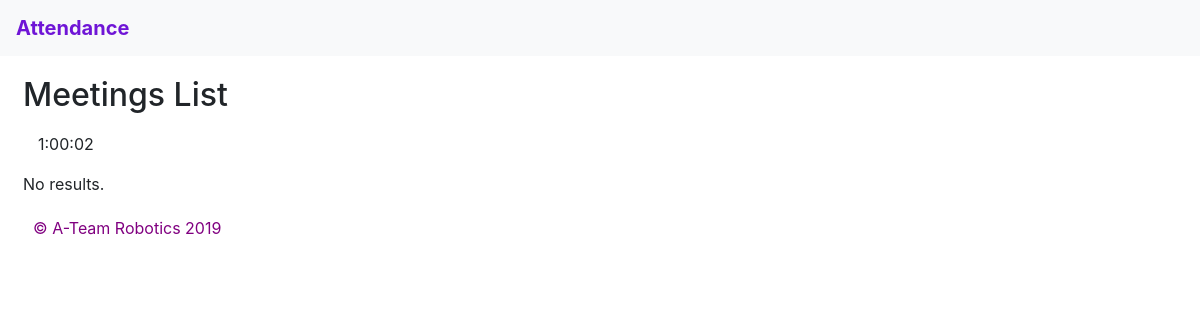
/viewMeetings.php, run on an earlier commit of the app's database.
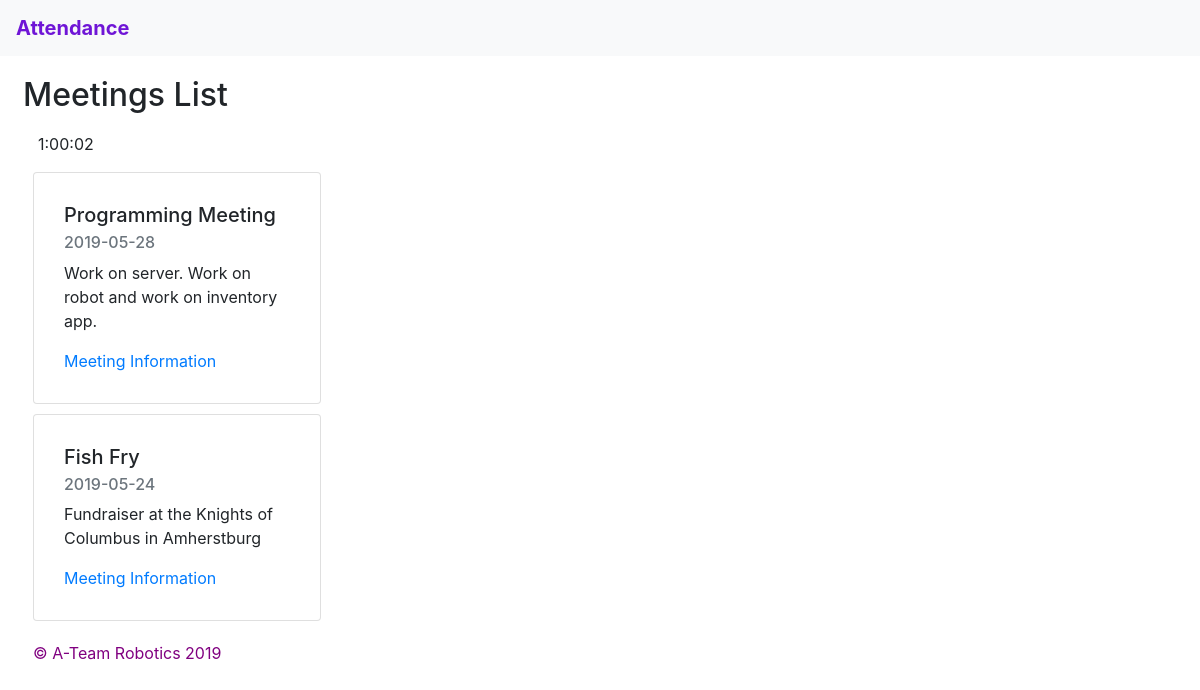
And on a later commit of the database.
### tables this page shows
CREATE TABLE `meeting_dates` (
  `id` int(12) NOT NULL,
  `title` varchar(255) NOT NULL,
  `description` text NOT NULL,
  `date` date NOT NULL,
  `timeStart` time NOT NULL,
  `timeEnd` time NOT NULL,
  `link` varchar(500) NOT NULL
);

### viewMeetings.php (the view, shortened to what this page needs)
<?php include('include/database.php');
 $meetings ="SELECT * FROM meeting_dates ORDER by date DESC";
 $meetingsResults = $mysqli->query($meetings) or die($mysqli->error.__LINE__);
?>
<!DOCTYPE html>
<html>
<head>
    <link href="./css/main.css" rel="stylesheet">
    <link href="./css/custom.css" rel="stylesheet">
</head>
<body onload="startTime()">
<body>
	<nav class="navbar navbar-dark fixed-top bg-light">
	<a class="navbar-brand" href="index.php" style="color:rgb(111, 21, 214); font-weight: bold;">Attendance</a>
  </nav>
  <h2>Meetings List</h2>
<p style="margin-top:18px;margin-left:15px;"id="timeClock"></p>
<?php
if ($meetingsResults->num_rows > 0) {
  while($row = $meetingsResults->fetch_assoc()) {
    $output = '<div class="card" style="width: 18rem;">';
    $output .= ' <div class="card-body">';
    $output .= '<h5 class="card-title">'.$row['title'].'</h5>';
    $output .= ' <h6 class="card-subtitle mb-2 text-muted">'.$row['date'].'</h6>';
    $output .= ' <p class="card-text">'.$row['description'].'</p>';
    $output .= '<a href='.$row['link'].' class="card-link">Meeting Information</a>';
    $output .= '</div>';
    $output .= '</div>';
    echo $output;
  }
} else {
  echo "No results.";
}
?>
		<div class="footer"style="margin-top:20px;">
			<p style="color:purple;">&copy; A-Team Robotics 2019</p>
      </div>
</body>
</html>

What changed in the data, as far as the page shows it:
added meeting_dates: title "Programming Meeting", date "2019-05-28", description "Work on server. Work on robot and work on inventory app."
added meeting_dates: title "Fish Fry", date "2019-05-24", description "Fundraiser at the Knights of Columbus in Amherstburg"
Also different on the page:
text no longer shown: "No results."
